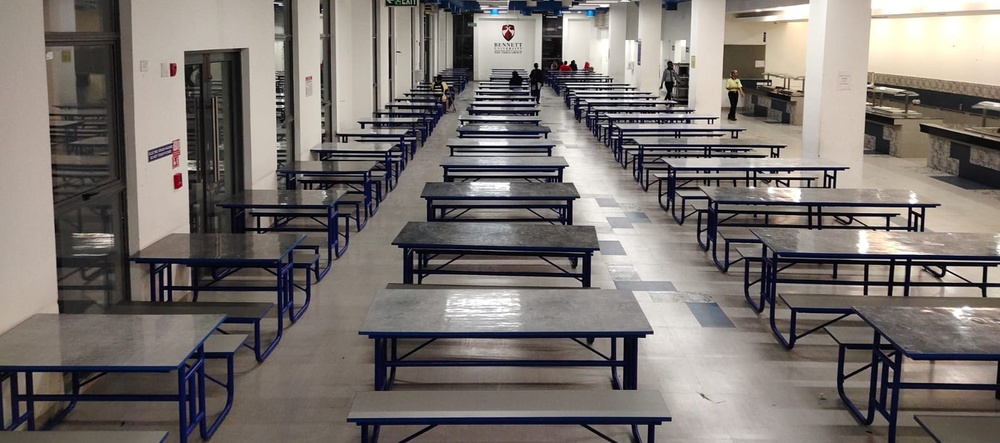
#> input picture hots.jpeg, 1000 x 443 px, shrunk from 1600 x 709 before the run, found by its file name
$ python image_process.py
#> lines starting #> are read from the running program, lines starting #| are printed output that depends on the picture; after the words box and inside, x2 and y2 are one past the last pixel; in counts of white or black regions, pixels touching at a corner belong together
### flask/testpy.py
import cv2
import cvlib as cv
from cvlib.object_detection import draw_bbox
# from PIL import Image


def object_detection_with_bounding_boxes(filename, model="yolov4-tiny", confidence=0.2):


    # Read the image into a numpy array
    img = cv2.imread(filename)

    # Perform the object detection
    bbox, label, conf = cv.detect_common_objects(img, confidence=confidence, model=model)

    # Print current image's filename
    # print(f"========================\nImage processed: {filename}\n")


    count = 0
    for l, c in zip(label, conf):
        if l == "person":
            count +=1
    output_image = draw_bbox(img, bbox, label, conf)
    outimg = filename.split(".jpg")[0]
    # print(outimg)
    cv2.imwrite(f"{outimg}.jpg", output_image)
    # print(count)
    return count

# print(object_detection_with_bounding_boxes(r"root_path\empty_counter.jpg"))

### flask/image_process.py
from PIL import Image
import os
from testpy import object_detection_with_bounding_boxes as count_people
# Define a function that counts  the number of people in an image

import os
import cv2
import numpy as np

def crop_trapezium(image_path, trapezium_coords):
    # Load the image
    img = cv2.imread(image_path)

    # Define the trapezium coordinates in clockwise order
    pts = np.array(trapezium_coords, np.int32)

    # Create a mask with the same shape as the image
    mask = np.zeros(img.shape[:2], np.uint8)

    # Fill the trapezium with white color
    cv2.fillPoly(mask, [pts], (255, 255, 255))

    # Apply the mask to the image to get the cropped image
    result = cv2.bitwise_and(img, img, mask=mask)
    result = cv2.cvtColor(result, cv2.COLOR_BGR2RGB)
    result = Image.fromarray(result)

    # Return the cropped image as a PIL image
    return result
    # return result

img_name_nickname_preference = {"hots_1":["Hotspot Entry Side", "Hotspot"], "hots_2":["Hotspot Middle Side", "Hotspot"], "hots_3":["Hotspot Counter Side", "Hotspot"], "host_1":["Hostel Entry Side", "Hostel"], "host_2":["Hostel Middle Side", "Hostel"], "host_3":["Hostel Counter Side", "Hostel"], "foot_1":["Football Entry Side", "Football"], "foot_2":["Football Middle Side", "Football"], "foot_3":["Football Counter Side", "Football"], "newmessup_1":["InsideStairs Counter Side", "InsideStairs"], "newmessup_2":["InsideStairs Middle Side", "InsideStairs"], "newmessup_3":["InsideStairs TV Side", "InsideStairs"]}
img_name_count = {"hots_1":[60, 0], "hots_2":[100, 0], "hots_3":[100, 0], "host_1":[50, 0], "host_2":[50, 0], "host_3":[50, 0], "foot_1":[50, 0], "foot_2":[50, 0], "foot_3":[50, 0], "newmessup_1":[30, 0], "newmessup_2":[30, 0], "newmessup_3":[30, 0]}
# counter_name_count = {}
rows = ['Hotspot Entry Side', 'Hotspot Middle Side', 'Hotspot Counter Side', 'Hostel Entry Side', 'Hostel Middle Side', 'Hostel Counter Side', 'Football Entry Side', 'Football Middle Side', 'Football Counter Side', 'InsideStairs Counter Side', 'InsideStairs Middle Side', 'InsideStairs TV Side']
image_names = ["hots.jpeg", "host.jpeg", "foot.jpeg", "newmessup.jpeg"]

# img_name_count.["host_1"] =
# print(img_name_count.get("host_1")[1])


# img_name_count = {"hots_1":[60, 0], "hots_2":[100, 0], "hots_3":[100, 0], "host_1":[50, 0], "host_2":[50, 0], "host_3":[50, 0], "foot_1":[50, 0], "foot_2":[50, 0], "foot_3":[50, 0], "newmessup_1":[30, 0], "newmessup_2":[30, 0], "newmessup_3":[30, 0]}

# Define the path to the original image file
def take_nd_crop(listfimgs, img_name_count):
    for f in listfimgs:
        original_image_path = f
        # Open the image using Pillow
        image = Image.open(original_image_path)
#> image is the input picture: PIL image 1000x443 RGB; mean R, G, B 121.4, 115, 111
        # Define the dimensions of the cropped images
        width, height = image.size
#> width = 1000; height = 443

        p = (0, 0)
        q = (width, 0)
#> q = (1000, 0)
        r = (0, height)
#> r = (0, 443)
        s = (width, height)
#> s = (1000, 443)

        # Define the points on the sides pq and rs
        a = (int((1.4*width)/3), 0)
#> a = (466, 0)
        b = (int((1.6*width)/3), 0)
#> b = (533, 0)
        c = (int((1*width)/3), height)
#> c = (333, 443)
        d = (int((2*width)/3), height)
#> d = (666, 443)


        part1 = [p, a, c, r]
        part2 = [a, b, d, c]
        part3 = [b, q, s, d]
        coords = [part1, part2, part3]
        # Loop through and crop the image into three equal sections
        for i in range(3):
            imgs = crop_trapezium(f, coords[i])
#> in crop_trapezium, `cv2.fillPoly(mask, [pts], (255, 255, 255))`:
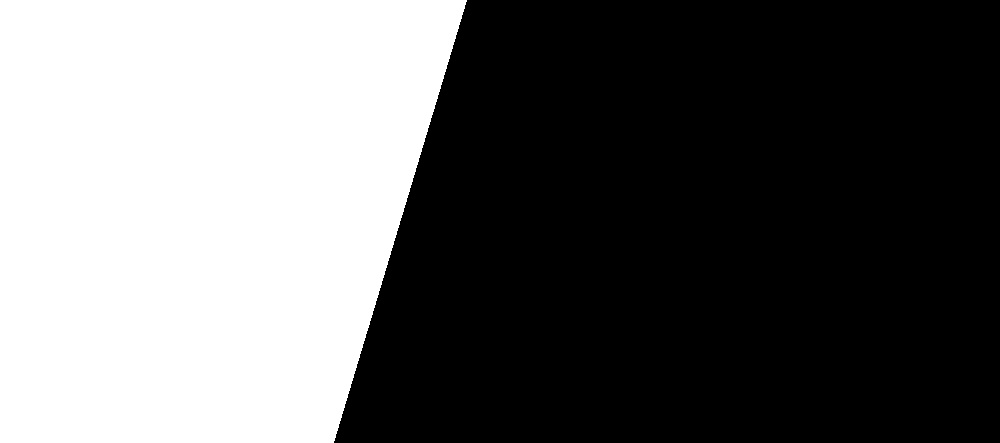
#> mask: shape (443, 1000); 40% white; 1 white region, box (x1, y1, x2, y2) and area: (0, 0, 467, 443) 177421
#> in crop_trapezium, `result = cv2.bitwise_and(img, img, mask=mask)`:
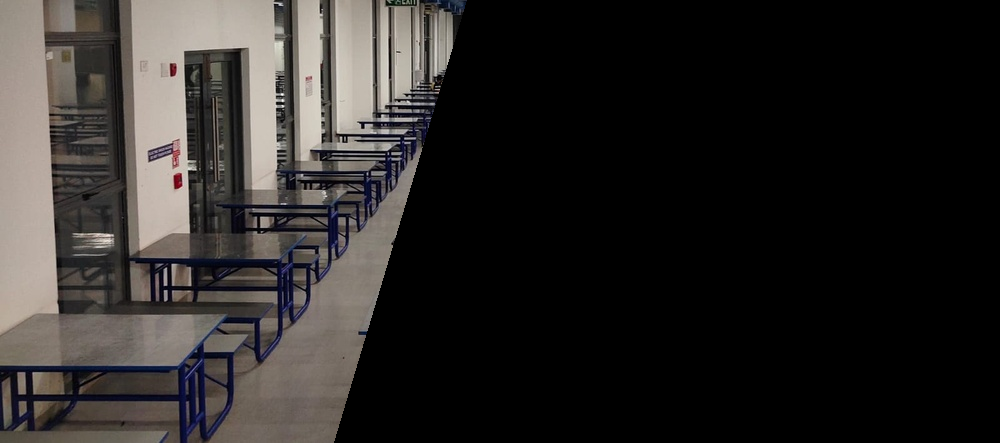
#> result: shape (443, 1000, 3); mean B, G, R 38.8, 40.5, 43.2

            # Create a new filename for the cropped image
            name = f"{f.split('.')[0]}_{i+1}"
            filename = f"{name}.jpg"

            # Define the path to the directory where the cropped images will be saved
            save_directory = "broken_images"

            # Save the cropped image to the specified directory
            imgs.save(os.path.join(save_directory, filename))

            # Count the number of people in the cropped image
            crop_path = os.path.join(save_directory, filename)
            num_people = count_people(crop_path)
            img_name_count.get(name)[1] = num_people

    # print(img_name_count)
    return img_name_count

take_nd_crop(image_names, img_name_count)
#> (the call stopped at in object_detection_with_bounding_boxes, `bbox, label, conf = cv.detect_common_objects(img, confidence=confidenc..`: cvlib is not available in this run)

def find_max(d1, d2, nickname, value):
    # Create a list of tuples that contains the actual name, max value, and live value
    name_values = [(v[0], v[1][0], v[1][1]) for v in d1.items() if v[0] in d2 and d2[v[0]][1] == nickname]
    name_vals = [(v[0], v[1][0], v[1][1]) for v in d1.items()]
    # Sort the list in descending order of max value
    name_values.sort(key=lambda x: x[1], reverse=True)

    # Find the first name that satisfies the condition
    for name, max_val, live_val in name_values:
        if max_val - live_val >= value:
            return "Yes you can sit here", d2[name][0]

    # If no name satisfies the condition, find the first name with max value and live value greater than live_val
    for name, max_val, live_val in name_vals:
        if max_val - live_val >= value:
            return "Your Preferred area is full", d2[name][0]

    # If no name satisfies any condition, return None
    return None, None

def get_ratio_list(dict1):
    ratio_list = []
    for key, value in dict1.items():
        ratio = (value[0] - value[1]) / value[0] * 100
        ratio_list.append(ratio)
    return ratio_list

# print(find_max(img_name_count, img_name_nickname_preference, "Football", 6))

$ run again, with Labroom1.jpg copied over hots.jpeg
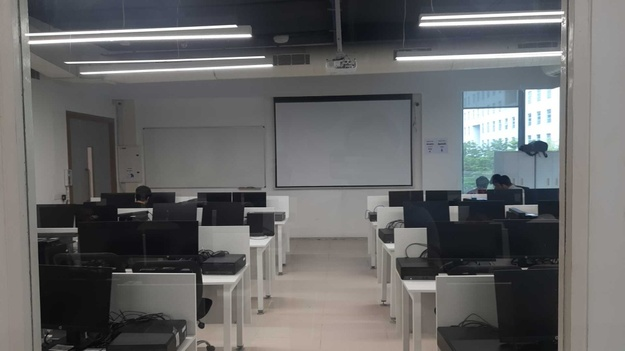
#> input picture Labroom1.jpg, 625 x 351 px, shrunk from 1000 x 562 before the run, found by its file name
#> in take_nd_crop, image is the input picture: PIL image 625x351 RGB; mean R, G, B 102, 102, 102.3
#> mask: shape (351, 625); 40.1% white; 1 white region, box (x1, y1, x2, y2) and area: (0, 0, 292, 351) 87925
#> in crop_trapezium, `result = cv2.bitwise_and(img, img, mask=mask)`:
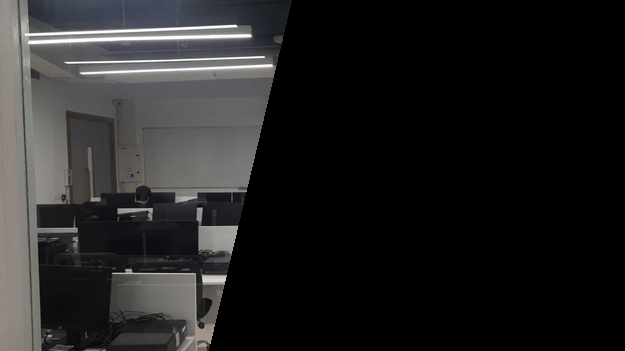
#> result: shape (351, 625, 3); mean B, G, R 34.5, 34.5, 34.8

$ run again, with empty_counter.jpg copied over hots.jpeg
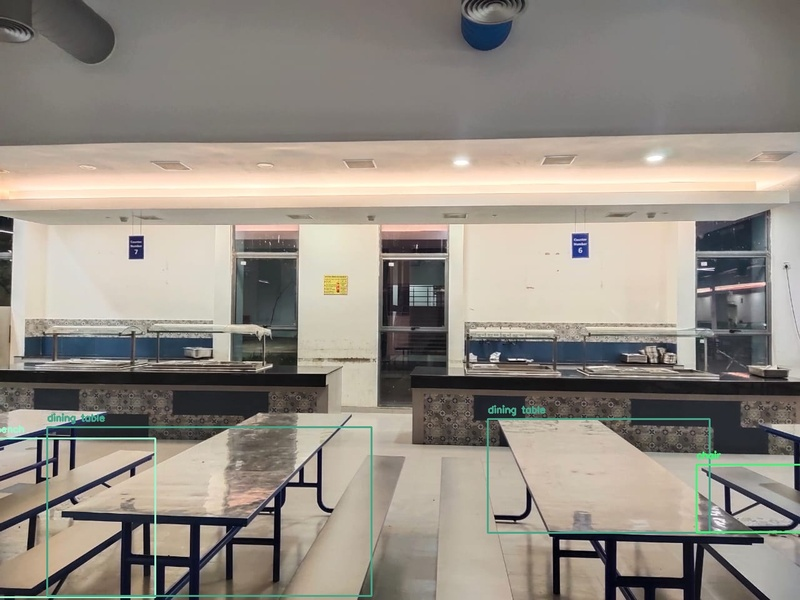
#> input picture empty_counter.jpg, 800 x 600 px, shrunk from 1280 x 960 before the run, found by its file name
#> in take_nd_crop, image is the input picture: PIL image 800x600 RGB; mean R, G, B 148.3, 141.6, 132.7
#> mask: shape (600, 800); 40.1% white; 1 white region, box (x1, y1, x2, y2) and area: (0, 0, 374, 600) 192300
#> in crop_trapezium, `result = cv2.bitwise_and(img, img, mask=mask)`:
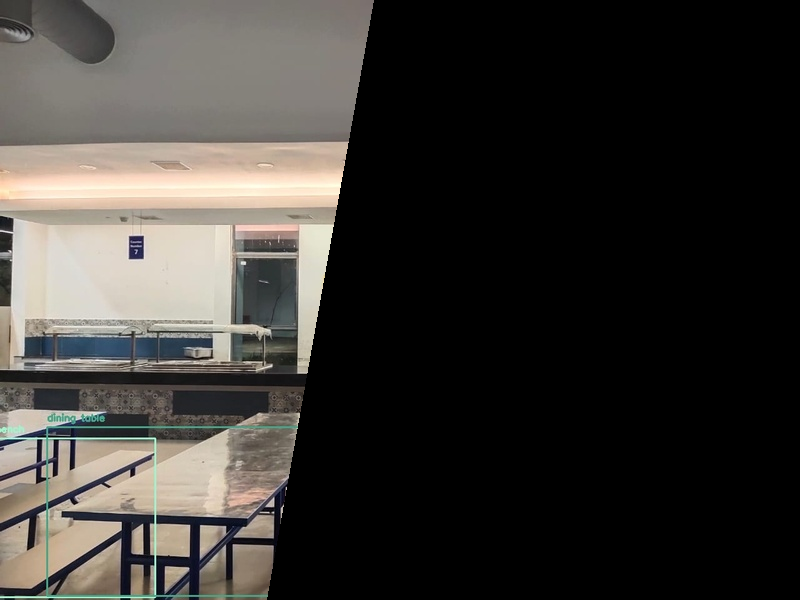
#> result: shape (600, 800, 3); mean B, G, R 51.6, 55.3, 58

$ run again, with hostel_counter.jpg copied over hots.jpeg
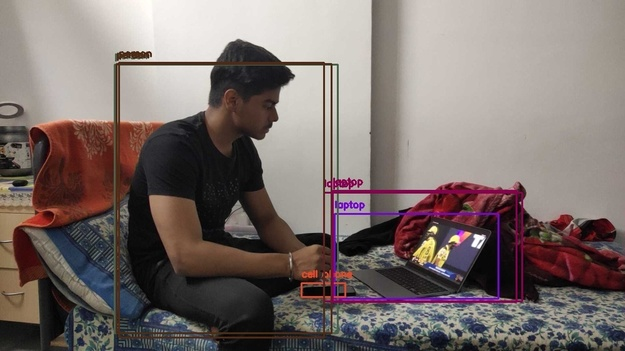
#> input picture hostel_counter.jpg, 625 x 351 px, shrunk from 1000 x 562 before the run, found by its file name
#> in take_nd_crop, image is the input picture: PIL image 625x351 RGB; mean R, G, B 123.4, 111.6, 108.7
#> mask: shape (351, 625); 40.1% white; 1 white region, box (x1, y1, x2, y2) and area: (0, 0, 292, 351) 87925
#> in crop_trapezium, `result = cv2.bitwise_and(img, img, mask=mask)`:
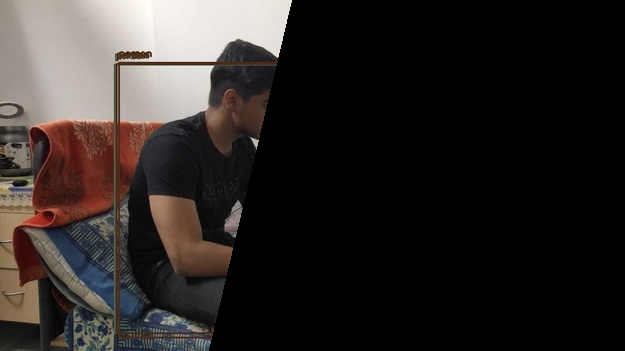
#> result: shape (351, 625, 3); mean B, G, R 37.7, 39.7, 44.4
